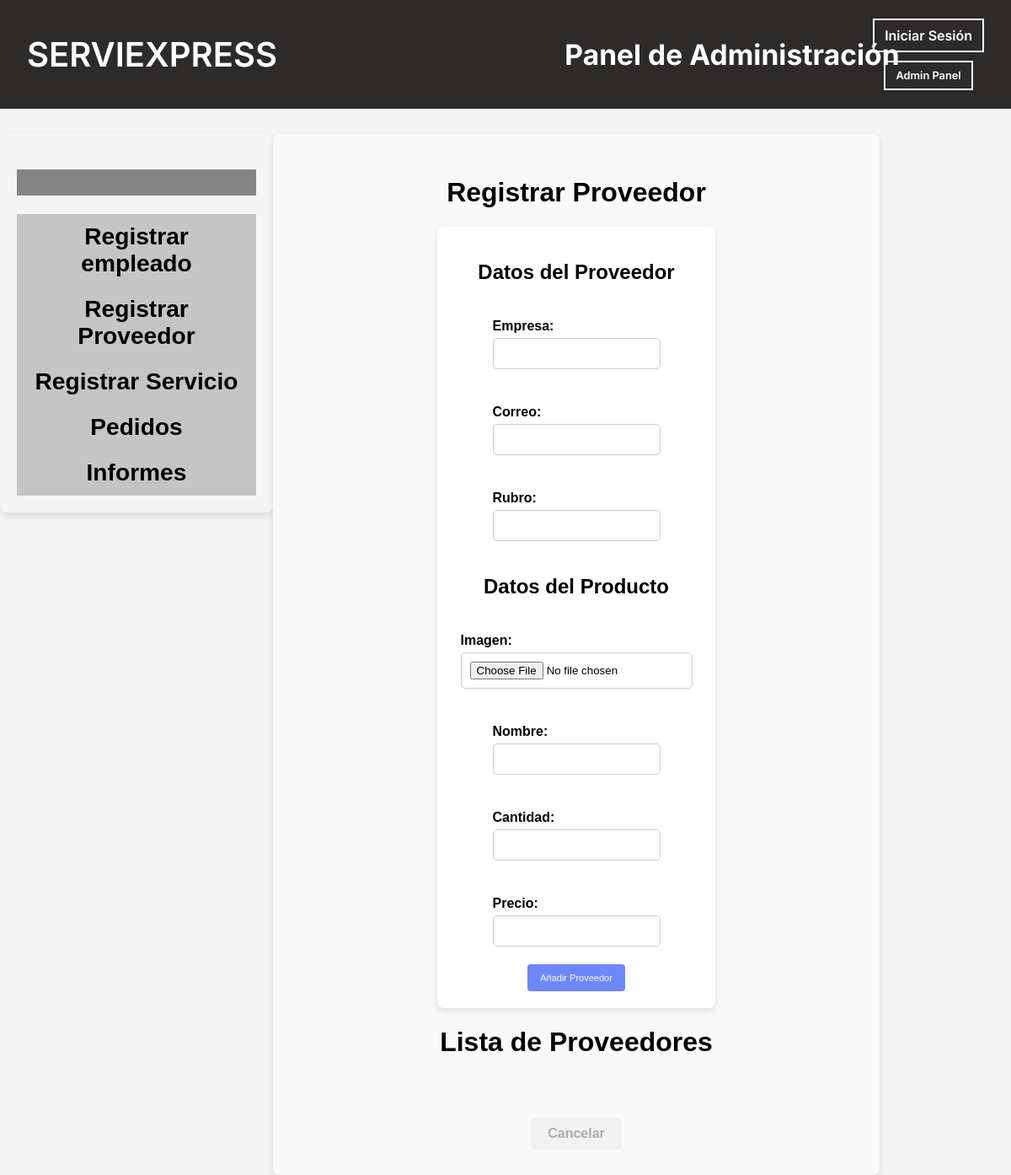
/proveedores/, run on an earlier commit of the app's database.
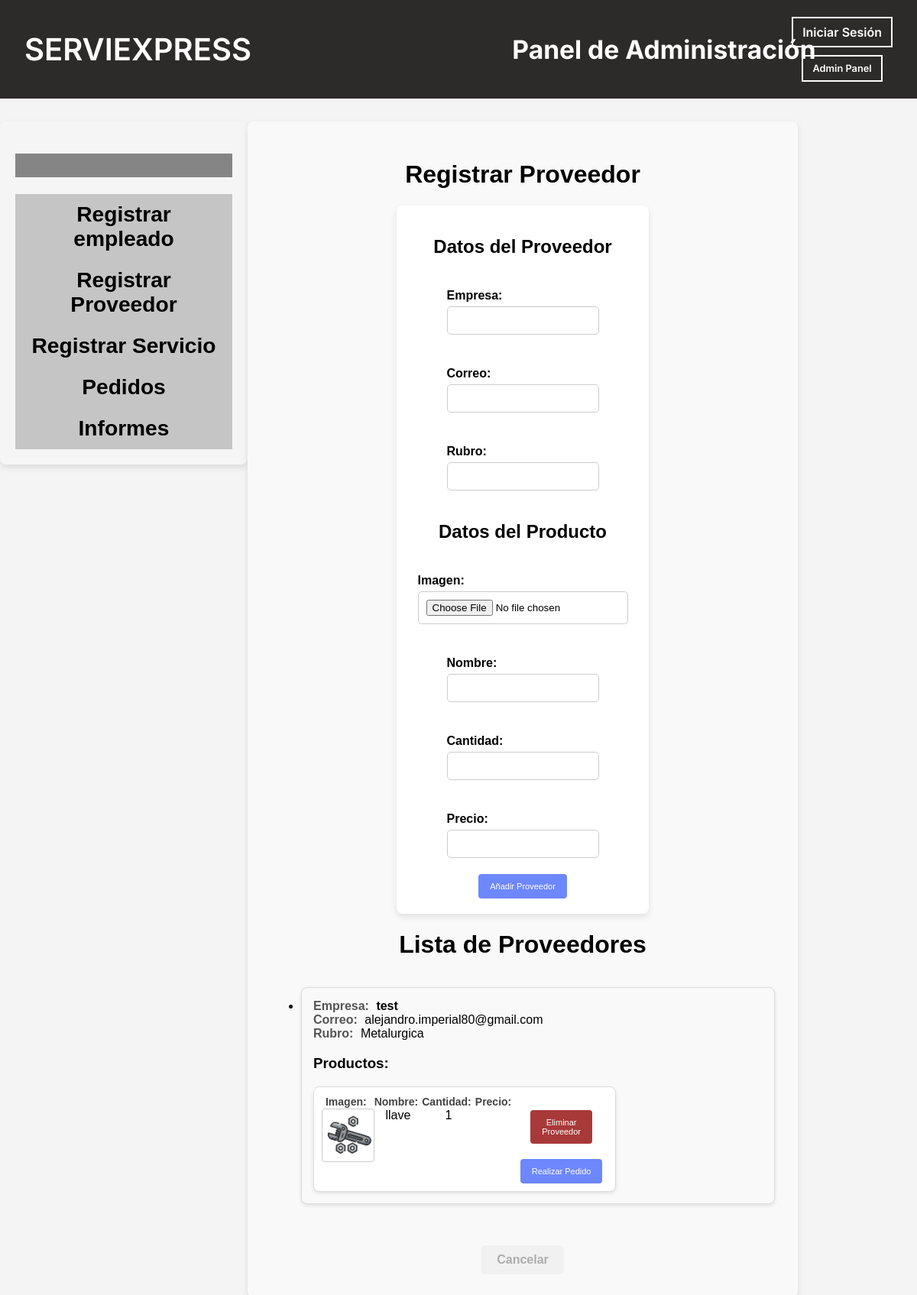
And on a later commit of the database.
### coreapp/models.py (models this page shows, shortened)
class Proveedor(models.Model):
    empresa = models.CharField(max_length=100)
    correo = models.EmailField()
    rubro = models.CharField(max_length=100)

class Producto(models.Model):
    proveedor = models.ForeignKey(Proveedor, on_delete=models.CASCADE, related_name='productos')
    imagen = models.ImageField(upload_to='productos/', null=True, blank=True)
    nombre = models.CharField(max_length=100)
    cantidad = models.PositiveIntegerField()
    precio = models.DecimalField(max_digits=10, decimal_places=2, null=True, blank=True)

### coreapp/views.py (the view)
# urls.py: path('proveedores/', views.registro_proveedor, name='registro_proveedor'),
def registro_proveedor(request):
    if request.method == 'POST':
        proveedor_form = ProveedorForm(request.POST)
        producto_form = ProductoForm(request.POST, request.FILES)
        if proveedor_form.is_valid() and producto_form.is_valid():
            proveedor = proveedor_form.save()
            producto = producto_form.save(commit=False)
            producto.proveedor = proveedor
            producto.save()
            return redirect('registro_proveedor')
    else:
        proveedor_form = ProveedorForm()
        producto_form = ProductoForm()
    proveedores = Proveedor.objects.prefetch_related('productos').all()
    return render(request, 'coreapp/panel/registro-proveedor.html', {
        'proveedor_form': proveedor_form,
        'producto_form': producto_form,
        'proveedores': proveedores,
    })

### coreapp/forms.py
class ProveedorForm(forms.ModelForm):
    class Meta:
        model = Proveedor
        fields = ['empresa', 'correo', 'rubro']

class ProductoForm(forms.ModelForm):
    class Meta:
        model = Producto
        fields = ['imagen', 'nombre', 'cantidad', 'precio']

### coreapp/templates/coreapp/panel/registro-proveedor.html (shortened to what the changed rows need)
{% load static %}
<!DOCTYPE html>
<html lang="es">
<head>
    <link rel="stylesheet" href="{% static 'coreapp/css/styles.css' %}">
    <link rel="stylesheet" href="{% static 'coreapp/css/adminpanel.css' %}">
    <link rel="stylesheet" href="{% static 'coreapp/css/popup.css' %}">
    <link rel="stylesheet" href="{% static 'coreapp/css/proveedores.css' %}">
</head>
<body>
    <nav class="navbar">
        <div class="navbar-left">
            <a href="{% url 'home' %}" class="logo-link">
                <h1>SERVIEXPRESS</h1>
            </a>
            <div class="two-services">
                <h2>Panel de Administración</h2>
            </div>
        </div>
    </nav>
    <div class="main-container">
        <div class="services-container">
            <div class="name">
                <h2><span class="tittle">{{ user.username }}</span></h2>
            </div>
        </div>
        <div class="container2">
            <h1>Registrar Proveedor</h1>
    <form method="post" enctype="multipart/form-data" class="container">
        <h2>Datos del Proveedor</h2>
        <h2>Datos del Producto</h2>
    </form>
    <h1>Lista de Proveedores</h1>
    <ul class="proveedores-lista">
        {% for proveedor in proveedores %}
            <li>
                <div class="campo">
                    <span class="campo-titulo">Empresa:</span>
                    <strong>{{ proveedor.empresa }}</strong>
                </div>
                <div class="campo">
                    <span class="campo-titulo">Correo:</span>
                    {{ proveedor.correo }}
                </div>
                <div class="campo">
                    <span class="campo-titulo">Rubro:</span>
                    {{ proveedor.rubro }}
                </div>
                <h3>Productos:</h3>
                <div class="productos-contenedor">
                    {% for producto in proveedor.productos.all %}
                        <div class="producto-item">
                            <div class="campo">
                                <span class="campo-titulo">Imagen:</span>
                                <img src="{{ producto.imagen.url }}" alt="{{ producto.nombre }}">
                            </div>
                            <div class="campo">
                                <span class="campo-titulo">Nombre:</span>
                                {{ producto.nombre }}
                            </div>
                            <div class="campo">
                                <span class="campo-titulo">Cantidad:</span>
                                {{ producto.cantidad }}
                            </div>
                            <div class="campo">
                                <span class="campo-titulo">Precio:</span>
                            </div>
                            <div class="btn-two">
                                <form method="POST" action="{% url 'eliminar_proveedor' proveedor.id %}">
                                    <button type="submit" class="btn-eliminar">Eliminar Proveedor</button>
                                </form>
                                <a href="{% url 'realizar_pedido' proveedor.id %}">
                                    <button class="btn-pedido">Realizar Pedido</button>
                                </a>
                            </div>
                        </div>
                    {% endfor %}
                </div>
            </li>
        {% endfor %}
    </ul>
            <br>
        </div>
    </div>
</body>
</html>

What changed in the data, as far as the page shows it:
added Proveedor: empresa "test", correo "alejandro.imperial80@gmail.com", rubro "Metalurgica"
added Producto: imagen (picture), nombre "llave", cantidad "1"
